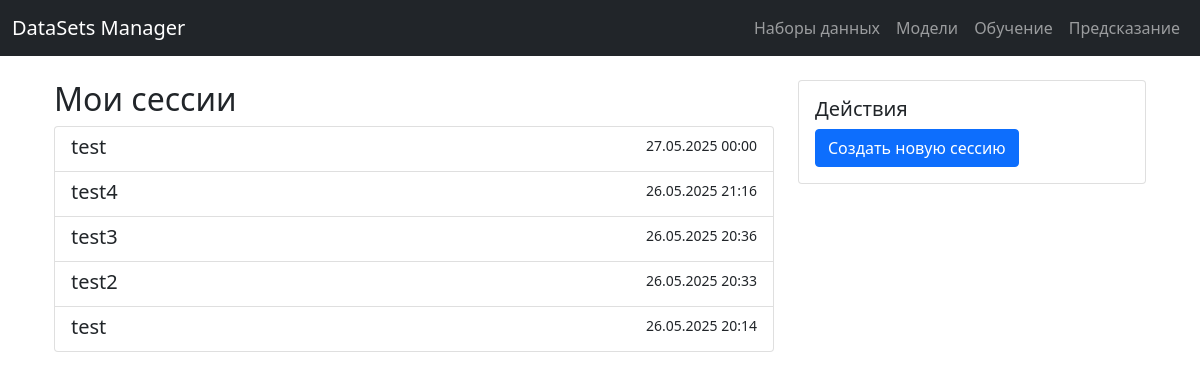
Page /sessions/ on the earlier database version.
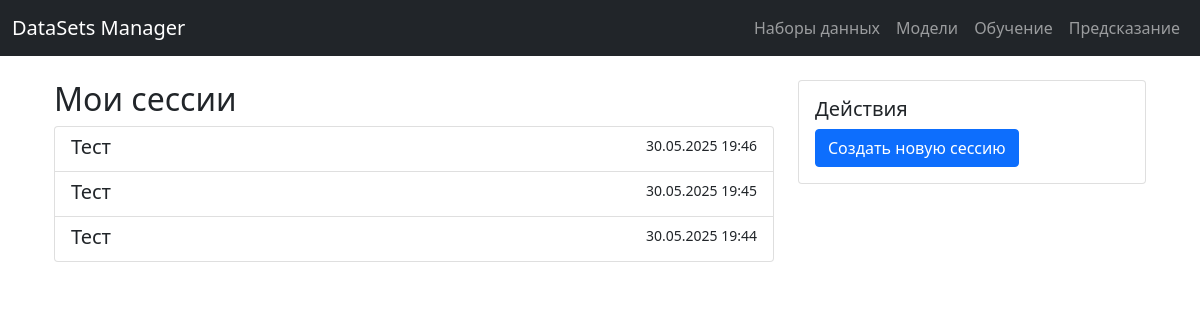
Same page on the later database version.
### learning/models.py (models this page shows, shortened)
class TrainingSession(models.Model):
    STATUS_CHOICES = [
        ('pending', 'Ожидает'),
        ('running', 'Выполняется'),
        ('completed', 'Завершено'),
        ('failed', 'Ошибка'),
    ]
    title = models.CharField(max_length=255, default="")
    model = models.ForeignKey(MLModel, on_delete=models.CASCADE)
    dataset = models.ForeignKey(DataFile, on_delete=models.CASCADE)
    epochs = models.IntegerField(default=100)
    learning_rate = models.FloatField(default=0.01)
    creation_date = models.DateTimeField(default=timezone.now)
    status = models.CharField(max_length=10, choices=STATUS_CHOICES, default='pending')
    current_epoch = models.IntegerField(default=0)
    progress = models.FloatField(default=0)
    preprocessor = models.BinaryField(null=True, blank=True)
    neural_network = models.BinaryField(null=True, blank=True)
    best_loss = models.FloatField(null=True, blank=True)
    final_accuracy = models.FloatField(null=True, blank=True)
    logs = models.TextField(blank=True)
    def get_absolute_url(self):
        return reverse('session_detail', kwargs={'pk': self.pk})

### learning/views.py (the view)
# urls.py: path('sessions/', learning_views.sessions_list, name='session_list'),
def sessions_list(request):
    sessions = TrainingSession.objects.all().order_by('-creation_date')
    return render(request, 'learning/list.html', {'sessions': sessions})

### learning/templates/learning/list.html
{% extends "base.html" %}
{% block content %}
<div class="container">
    <div class="row">
        <div class="col-md-8">
            <h2>Мои сессии</h2>
            <div class="list-group">
                {% for session in sessions %}
                <a href="{{ session.get_absolute_url }}" class="list-group-item list-group-item-action">
                    <div class="d-flex w-100 justify-content-between">
                        <h5 class="mb-1">{{ session.title }}</h5>
                        <small>{{ session.creation_date|date:"d.m.Y H:i" }}</small>
                    </div>
                </a>
                {% empty %}
                <div class="alert alert-info">Нет созданных моделей</div>
                {% endfor %}
            </div>
        </div>
        <div class="col-md-4">
            <div class="card">
                <div class="card-body">
                    <h5 class="card-title">Действия</h5>
                    <a href="{% url 'create_session_list' %}" class="btn btn-primary btn-block">
                        Создать новую сессию
                    </a>
                </div>
            </div>
        </div>
    </div>
</div>
{% endblock %}

Differences in the rows shown:
removed TrainingSession: title "test", creation_date "27.05.2025 00:00"
removed TrainingSession: title "test4", creation_date "26.05.2025 21:16"
removed TrainingSession: title "test3", creation_date "26.05.2025 20:36"
removed TrainingSession: title "test2", creation_date "26.05.2025 20:33"
removed TrainingSession: title "test", creation_date "26.05.2025 20:14"
added TrainingSession: title "Тест", creation_date "30.05.2025 19:46"
added TrainingSession: title "Тест", creation_date "30.05.2025 19:45"
added TrainingSession: title "Тест", creation_date "30.05.2025 19:44"
